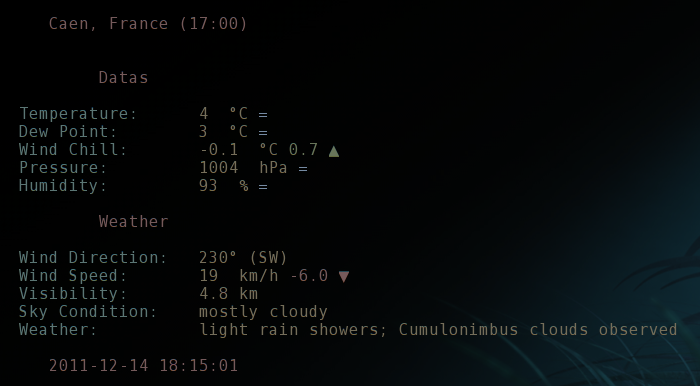

The script that saved this image:
#!/usr/bin/python2.7
# -*- coding: utf-8 -*-

# Copyright (c) 2011, Nicolas Paris <[email redacted]>
# All rights reserved.
#
# Redistribution and use in source and binary forms, with or without
# modification, are permitted provided that the following conditions are met:
#    * Redistributions of source code must retain the above copyright
#      notice, this list of conditions and the following disclaimer.
#    * Redistributions in binary form must reproduce the above copyright
#      notice, this list of conditions and the following disclaimer in the
#      documentation and/or other materials provided with the distribution.
#    * Neither the name of the <organization> nor the
#      names of its contributors may be used to endorse or promote products
#      derived from this software without specific prior written permission.
#
# THIS SOFTWARE IS PROVIDED BY THE COPYRIGHT HOLDERS AND CONTRIBUTORS "AS IS" AND
# ANY EXPRESS OR IMPLIED WARRANTIES, INCLUDING, BUT NOT LIMITED TO, THE IMPLIED
# WARRANTIES OF MERCHANTABILITY AND FITNESS FOR A PARTICULAR PURPOSE ARE
# DISCLAIMED. IN NO EVENT SHALL NICOLAS PARIS BE LIABLE FOR ANY
# DIRECT, INDIRECT, INCIDENTAL, SPECIAL, EXEMPLARY, OR CONSEQUENTIAL DAMAGES
# (INCLUDING, BUT NOT LIMITED TO, PROCUREMENT OF SUBSTITUTE GOODS OR SERVICES;
# LOSS OF USE, DATA, OR PROFITS; OR BUSINESS INTERRUPTION) HOWEVER CAUSED AND
# ON ANY THEORY OF LIABILITY, WHETHER IN CONTRACT, STRICT LIABILITY, OR TORT
# (INCLUDING NEGLIGENCE OR OTHERWISE) ARISING IN ANY WAY OUT OF THE USE OF THIS
# SOFTWARE, EVEN IF ADVISED OF THE POSSIBILITY OF SUCH DAMAGE.

import os
import sys
import time
import sched
import urwid
import pickle
import inspect
import logging
import pymetar
import datetime
import threading
import ConfigParser
from urllib2 import URLError

def current_line():
    return inspect.currentframe().f_back.f_lineno

class Configuration(object):

    def __init__(self):
        try:
            self.conf_home = os.environ['XDG_CONFIG_HOME'] + '/pywestat'
            self.conf_file = self.conf_home + '/pywestat.conf'
        except KeyError:
            self.conf_home = os.environ['HOME'] + '.config/pywestat'
            self.conf_file = self.conf_home + '/pywestat.conf'
        self.check_default_config()
        self.read()

    def check_default_config(self):
        if not os.path.isfile(self.conf_file):
            if not os.path.exists(self.conf_home):
                os.makedirs(self.conf_home)
            print 'no configuration file found, \n\
I need the station Ids, Station IDs can be found at: http://www.nws.noaa.gov/tg/siteloc.shtml\n\
The configuration file is: %s\n\
You should write something like:\n\
\n\
[conf]\n\
station = LFRK\n' % (self.conf_file)
            sys.exit(1)

    def read(self):
        conf = ConfigParser.RawConfigParser()
        conf.read(self.conf_file)
        self.station = conf.get('conf', 'station')

class DataHandler(object):
    """serialize datas with pickler"""

    def __init__(self, filename):
        self.datafile = filename
        self.load()

    def load(self):
        try:
            with open(self.datafile, 'rb') as f:
                self.data = pickle.load(f)
        except (EOFError, IOError):
            self.data = []

    def save(self):
        with open(self.datafile, 'wb') as f:
            pickle.dump(self.data, f)

    def append(self, data):
        if len(self.data) > 0 and data not in self.data:
            if self.data[-1].time != data.time:
                self.data.append(data)
        else:
            self.data.append(data)
        

class WeatherData(object):
    """Simple object C-structure like
       used to store data from one report"""
    
    def __init__(self, time, temp, press):
        self.time = time
        self.temp = temp
        self.press = press

    def __repr__(self):
        return repr((self.time, self.temp, self.press))

class UpdateThread(threading.Thread):
    """Thread updating the repport datas"""

    def __init__(self, weather):
        self.sched = sched.scheduler(time.time, time.sleep)
        self.weather = weather
        super(UpdateThread, self).__init__()

    def run(self):
        while True:
            time.sleep(1)
            if self.sched.empty():
                logging.debug('scheduler update')
                self.scheduler()

    def scheduler(self):
        self.event = self.sched.enter(60, 1, self.weather.update_report, ())
        try:
            self.sched.run()
        except (TypeError, URLError), e:
            logging.warning('%s (l.%s)' % (e, current_line()))
        except Exception, e:
            logging.warning('%s line %s' % (e, current_line()))
            

class RefreshThread(threading.Thread):
    """Refresh the time clock in the bottom"""

    def __init__(self, weather):
        self._stop = False
        self.weather = weather
        threading.Thread.__init__(self, target=self.run)
        self._stopevent = threading.Event()

    def run(self):
        time.sleep(1)
        while self._stop == False:
            self.weather.update_time()
            time.sleep(1)
            
    def stop(self):
        self._stop = True

class WeatherWidget(urwid.WidgetWrap):
    """Widget wrapping a two columns for data display"""
    
    def __init__(self, id, title, value):
        self.id = id
        self.title = title
        self.value = urwid.Text(value)
        self.widget = [        
                ('fixed', 20, urwid.Padding(urwid.AttrWrap(urwid.Text(self.title),
                    'body'), left=2)),
                urwid.AttrWrap(self.value, 'data')
                ]
        w = urwid.Columns(self.widget)
        self.__super.__init__(w)

    def keypress(self, size, key):
        return key

class Header(urwid.WidgetWrap):
    """Build the header with station name and date report"""

    def __init__(self, header):
        self.header = urwid.Text(header)
        w = urwid.Pile([
            urwid.Divider(' '),
            urwid.Padding(urwid.AttrWrap(self.header, 'header'), left=5),
            urwid.Divider(' '),
            ])
        self.__super.__init__(w)

    def keypress(self, size, key):
        return key

class Interface(object):
    """Main entry point for the interface display and for the entire program"""

    def __init__(self):
        self.item = []
        self.init_prog()

    def init_prog(self):
        self.conf = Configuration()
        self.station = self.conf.station
        self.report = self.retrieve_report()
        self.datahandler = DataHandler(self.conf.conf_home + '/pywestat.db')
        self.init_logging()
        self.init_unit()
        self.init_palette()
        self.display_report()
        self.init_loop_and_threads()

    def init_logging(self):
        logging.basicConfig(
            filename=self.conf.conf_home + '/pywestat.log',
            level=logging.DEBUG,
            format='%(asctime)s %(levelname)s - %(message)s',
            datefmt='%d/%m/%Y %H:%M:%S',
            )

    def init_unit(self):
        self.unit = {
                'temp': '°C',
                'dew': '°C',
                'wind_chill': '°C',
                'press': 'hPa',
                'hum': '%',
                'wind_speed': 'km/h',
                'vis': 'km',
                }

    def init_loop_and_threads(self):
        update = UpdateThread(self)
        refresh = RefreshThread(self)
        update.start()
        refresh.start()
        self.loop = urwid.MainLoop(self.display, self.palette, unhandled_input=self.keystroke)
        logging.info('Starting Weather')
        self.loop.run()
        refresh.stop()
        update._Thread__stop()

    def retrieve_report(self):
        rf=pymetar.ReportFetcher(self.station)
        rep=rf.FetchReport()
        rp=pymetar.ReportParser()
        return rp.ParseReport(rep)

    def display_report(self):
        self.data = self.get_data()
        data = self.data
        self.persiste_data(data)
        self.template = [
                ['temp', 'Temperature:', data['temp']],
                ['dew', 'Dew Point:', data['dew']],
                ['wind_chill', 'Wind Chill:', data['wind_chill']],
                ['press', 'Pressure:', data['press']],
                ['hum', 'Humidity:', data['hum']],
                ['wind_dir', 'Wind Direction:', data['wind_dir']],
                ['wind_speed', 'Wind Speed:', data['wind_speed']],
                ['vis', 'Visibility:', data['vis']],
                ['sky_cond', 'Sky Condition:', data['sky_cond']],
                ['weather', 'Weather:', data['weather']],
                 ]

        for key, value in enumerate(self.template):
            try:
                self.template[key][2] = value[2] +' '+ self.unit[value[0]]
            except KeyError:
                pass

        self.add_header()
        self.add_diviser('Datas', 10)
        for i in self.template[:5]:
            self.item.append(WeatherWidget(i[0], i[1], i[2]))
        self.add_diviser('Weather', 10)
        for i in self.template[5:]:
            self.item.append(WeatherWidget(i[0], i[1], i[2]))
        self.add_diviser(str(self.get_time()), 5)

        self.display = urwid.ListBox(self.item)

    def persiste_data(self, data):
        self.datahandler.append(WeatherData(data['time'], data['temp'], data['press']))
        self.datahandler.save()

    def get_data(self):
        rp = self.report

        try:
            temp =  '%d' % rp.getTemperatureCelsius()
        except TypeError:
            temp = 'None'
        try:
            dew = '%d' % rp.getDewPointCelsius()
        except TypeError:
            dew = 'None'
        try:
            wind_chill = '%.1f' % rp.getWindchill()
        except TypeError:
            wind_chill = 'None'
        try:
            press = '%d' % rp.getPressure()
        except TypeError:
            press = 'None'
        try:
            hum = '%d' % rp.getHumidity()
        except TypeError:
            hum = 'None'
        try:
            wind_speed = '%d' % (rp.getWindSpeed()*3622/1000)
        except TypeError:
            wind_speed = 'None'
        try:
            vis = '%.1f' % rp.getVisibilityKilometers()
        except TypeError:
            vis = 'None'

        return {
                'temp': temp,
                'dew': dew,
                'wind_chill': wind_chill,
                'press': press,
                'hum': hum,
                'wind_dir': '%s° (%s)' % (rp.getWindDirection(), rp.getWindCompass()),
                'wind_speed': wind_speed,
                'vis': vis,
                'sky_cond': '%s' % rp.getSkyConditions(),
                'weather': '%s' % rp.getWeather(),
                'time': rp.getISOTime(),
            }

    def get_time(self):
        return datetime.datetime.now().strftime("%Y-%m-%d %H:%M:%S")

    def update_time(self):
        t = self.get_time()
        self.item[-2] = (urwid.Padding(urwid.AttrWrap(urwid.Text(t),
        'header'), left=5))
        self.loop.draw_screen()
        self.check_update_alive()

    def check_update_alive(self):
        if threading.active_count() == 1:
            self.restart_update()

    def restart_update(self):
        logging.debug('restarting an update thread')
        update = UpdateThread(self)
        update.start()

    def update_report(self):
        logging.debug('trying update')
        new_report = self.retrieve_report()
        if self.report.getTime() != new_report.getTime():
            logging.debug('start update')
            old_data = self.get_data()
            self.report = new_report
            new_data = self.get_data()
            self.persiste_data(new_data)

            for key, val in enumerate(self.item):
                if hasattr(val, 'id') and val.id in ['temp', 'dew', 'wind_chill', 'press', 'hum',
                        'wind_speed', 'vis']:
                    try:
                        if new_data[val.id] != 'None' or old_data[val.id] != 'None':
                            diff = float(new_data[val.id]) - float(old_data[val.id])
                        else:
                            diff = 0.0
                    except TypeError:
                        diff = 0.0

                    pos_icon = u"\u25B2".encode('utf-8')
                    neg_icon = u"\u25BC".encode('utf-8')

                    try:
                        if diff > 0:
                            diff = ('pos', ' %.1f %s' % (diff, pos_icon))
                        elif diff < 0:
                            diff = ('neg', ' %.1f %s' % (diff, neg_icon))
                        else:
                            diff = ('equal', ' =')
                    except:
                        diff = ''
                        logging.warning('error with diff')
                    unit = ' %s' % self.unit[val.id]
                    try:
                        val.value.set_text(['%s %s' % (new_data[val.id], unit), diff])
                    except:
                        logging.warning('line %s' % current_line())

                
                logging.debug('update -- %s (%s)' % (self.format_header(), self.get_time()))
                self.update_header()
                self.loop.draw_screen()
                logging.debug('stop update')

    def add_diviser(self, title, pad):
        self.item.append(urwid.Divider(' '))
        self.item.append(urwid.Padding(urwid.AttrWrap(urwid.Text(title),
        'header'), left=pad))
        self.item.append(urwid.Divider(' '))

    def keystroke(self, ch):
        if ch == 'q':
            raise urwid.ExitMainLoop()

    def update_header(self):
        try:
            self.item[0].header.set_text(self.format_header())
        except:
            logging.warning('line %s' % current_line())

    def add_header(self):
        self.item.append(Header(self.format_header()))

    def format_header(self):
        try:
            rp = self.report
            header = '{name} ({t_report})'.format(
                    name=rp.getStationName(),
                    t_report=rp.getISOTime().split(' ')[1][:-4],
                    )
        except:
            logging.warning('line %s' % current_line())
        return header

    def init_palette(self):
        self.palette = [
            ('body','dark cyan', '', ''),
            ('header','dark red', '', ''),
            ('data','brown', '', ''),
            ('neg','dark red', ''),
            ('pos','dark green', ''),
            ('equal', 'light blue', ''),
            ]

if __name__ == '__main__':
    Interface()

